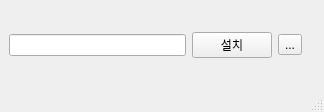
<?xml version="1.0" encoding="UTF-8"?>
<ui version="4.0">
 <class>MainWindow</class>
 <widget class="QMainWindow" name="MainWindow">
  <property name="geometry">
   <rect>
    <x>0</x>
    <y>0</y>
    <width>324</width>
    <height>112</height>
   </rect>
  </property>
  <property name="windowTitle">
   <string>MainWindow</string>
  </property>
  <widget class="QWidget" name="centralwidget">
   <layout class="QHBoxLayout" name="horizontalLayout_2">
    <item>
     <layout class="QVBoxLayout" name="verticalLayout">
      <item>
       <layout class="QHBoxLayout" name="horizontalLayout">
        <item>
         <widget class="QLineEdit" name="lineEdit"/>
        </item>
        <item>
         <widget class="QPushButton" name="pushButton">
          <property name="text">
           <string>설치</string>
          </property>
         </widget>
        </item>
        <item>
         <widget class="QToolButton" name="toolButton">
          <property name="text">
           <string>...</string>
          </property>
         </widget>
        </item>
       </layout>
      </item>
     </layout>
    </item>
    <item>
     <widget class="QLabel" name="label">
      <property name="text">
       <string/>
      </property>
     </widget>
    </item>
   </layout>
  </widget>
  <widget class="QMenuBar" name="menubar">
   <property name="geometry">
    <rect>
     <x>0</x>
     <y>0</y>
     <width>324</width>
     <height>21</height>
    </rect>
   </property>
  </widget>
  <widget class="QStatusBar" name="statusbar"/>
 </widget>
 <resources/>
 <connections/>
</ui>
